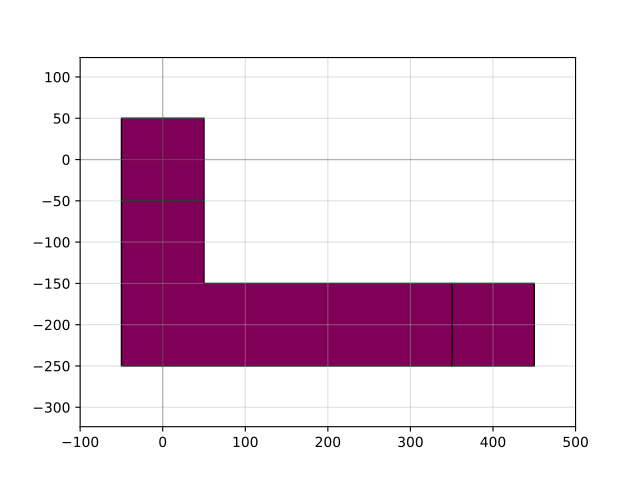

Python code for this plot:
import gdsfactory as gf

c = gf.Component("pads")
c1 = c << gf.components.pad(port_orientation=None)
c2 = c << gf.components.pad(port_orientation=None)

c2.movex(400)
c2.movey(-200)

route = c << gf.routing.route_sharp(c1.ports["e4"], c2.ports["e1"], path_type="L")
c.show(show_ports=True)
c.plot()
